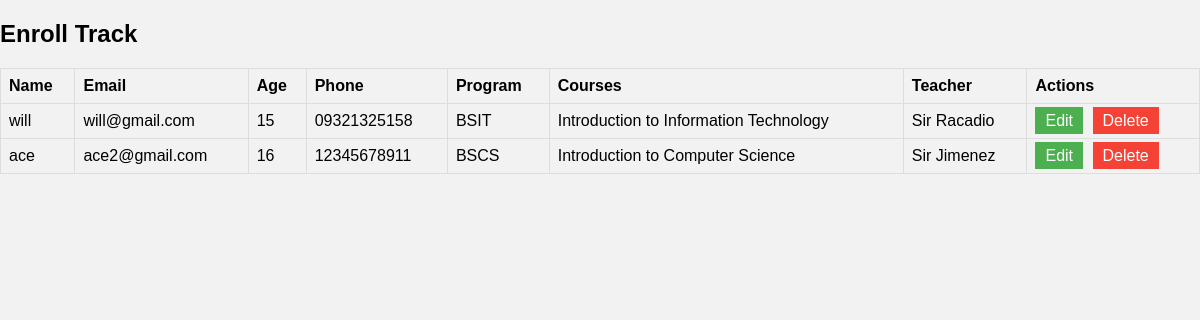
/crud/, run on the app's committed database.
### webapp/models.py (models this page shows, shortened)
class Student(models.Model):
    name = models.CharField(max_length=50, null=True)
    age = models.IntegerField()
    phone = models.CharField(max_length=20)
    email = models.EmailField(max_length=50, blank=True)
    program = models.ForeignKey(Program, on_delete=models.CASCADE, related_name='students', blank=True, null=True)

class Program(models.Model):
    name = models.CharField(max_length=100)
    description = models.TextField(blank=True)
    def __str__(self):
        return self.name

class Enrollment(models.Model):
    student = models.ForeignKey(Student, on_delete=models.CASCADE, related_name='enrollments')
    course = models.ForeignKey(Course, on_delete=models.CASCADE, related_name='enrollments')

class Course(models.Model):
    name = models.CharField(max_length=100)
    program = models.ForeignKey(Program, on_delete=models.CASCADE, related_name='courses')
    teacher = models.ForeignKey(Teacher, on_delete=models.CASCADE, related_name='courses_taught_by_teacher')

class Teacher(models.Model):
    name = models.CharField(max_length=50)
    specialization = models.CharField(max_length=100)
    courses_taught = models.ForeignKey(Program, on_delete=models.CASCADE, related_name='teachers_taught', blank=True, null=True)

### webapp/views.py (the view)
# urls.py: path('crud/', views.crud_page, name = "crud" ),
def crud_page(request):
    if request.method == 'POST':
        if 'delete_student' in request.POST:
            student_id = request.POST.get('delete_student')
            student = get_object_or_404(Student, id=student_id)
            student.delete()
            return redirect('crud_page')
    students = Student.objects.prefetch_related('program').all()
    return render(request, 'pages/crud.html', {'students': students})

### webapp/templates/pages/crud.html (shortened to what this page needs)
{% load static %}
<!DOCTYPE html>
<html lang="en">
<head>
    <link rel="stylesheet" href="{% static 'css/crud.css' %}">
</head>
<body>
    <h2>Enroll Track</h2>
    <table>
        <thead>
            <tr>
                <th>Name</th>
                <th>Email</th>
                <th>Age</th>
                <th>Phone</th>
                <th>Program</th>
                <th>Courses</th>
                <th>Teacher</th>
                <th>Actions</th>
            </tr>
        </thead>
        <tbody>
            {% for student in students %}
            <tr id="student-{{ student.id }}">
                <td>{{ student.name }}</td>
                <td>{{ student.email }}</td>
                <td>{{ student.age }}</td>
                <td>{{ student.phone }}</td>
                <td>{{ student.program }}</td>
                <td>
                    <ul>
                        {% for enrollment in student.enrollments.all %}
                        <li>{{ enrollment.course.name }}</li>
                        {% endfor %}
                    </ul>
                </td>
                <td>
                    <ul>
                        {% for enrollment in student.enrollments.all %}
                        <li>{{ enrollment.course.teacher.name }}</li>
                        {% endfor %}
                    </ul>
                </td>
                <td>
                    <a href="#" class="edit-btn">Edit</a>
                    <a href="#" class="delete-btn">Delete</a>
                </td>
            </tr>
            {% endfor %}
        </tbody>
    </table>

### webapp/static/css/crud.css (style rules this page uses)
body { font-family: Arial, sans-serif; background-color: #f2f2f2; margin: 0; padding: 0; }
table { width: 100%; border-collapse: collapse; margin-bottom: 20px; }
table th, table td { border: 1px solid #dddddd; padding: 8px; text-align: left; }
table th { background-color: #f2f2f2; }
table td ul { list-style-type: none; padding: 0; margin: 0; }
.edit-btn, .delete-btn { padding: 5px 10px; text-decoration: none; cursor: pointer; }
.edit-btn { background-color: #4CAF50; color: white; margin-right: 5px; }
.delete-btn { background-color: #f44336; color: white; }

### data on the page
Student: name "will", email "will@gmail.com", age "15", phone "09321325158", program "BSIT"
Enrollment: course.name "Introduction to Information Technology", course.teacher.name "Sir Racadio"
Student: name "ace", email "ace2@gmail.com", age "16", phone "12345678911", program "BSCS"
Enrollment: course.name "Introduction to Computer Science", course.teacher.name "Sir Jimenez"
